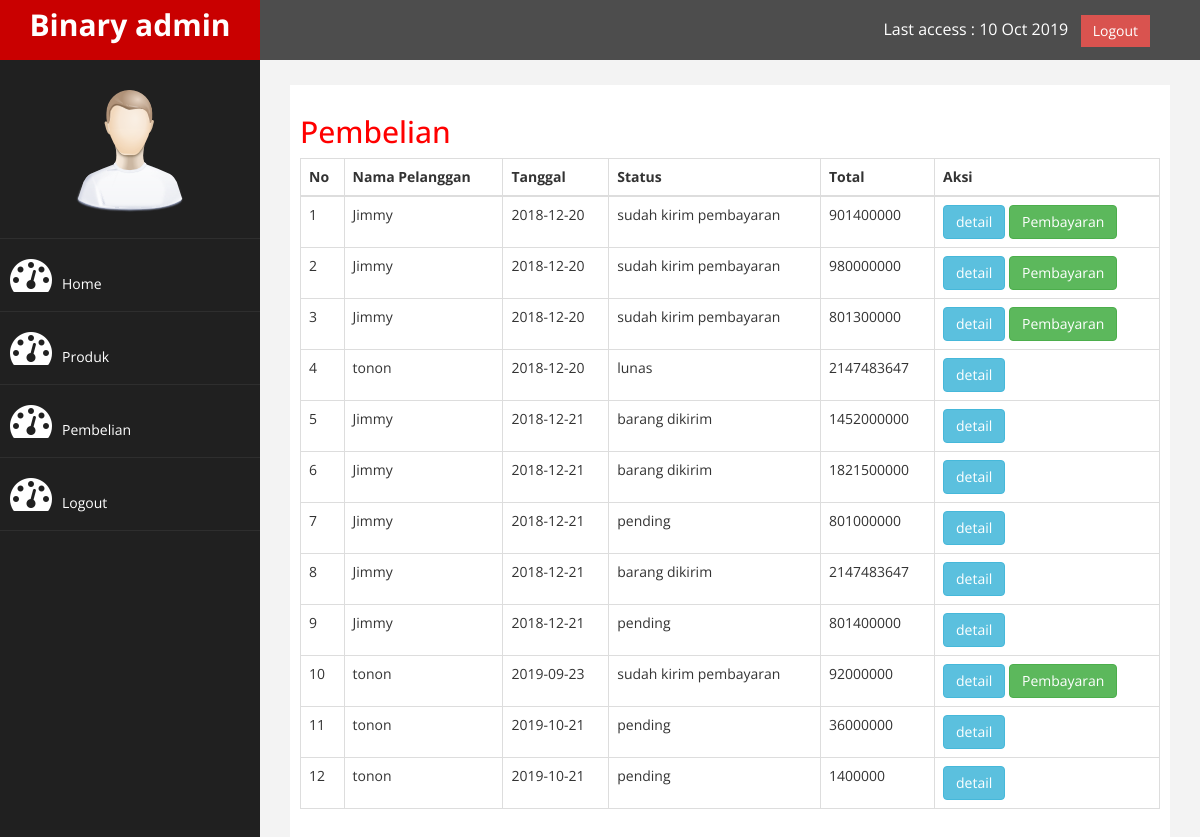
Screenshot of /admin/index.php?halaman=pembelian with the database file from the repository.
### tables this page shows
CREATE TABLE `pembelian` (
  `id_pembelian` int(11) NOT NULL,
  `id_pelanggan` varchar(11) NOT NULL,
  `id_ongkir` int(11) NOT NULL,
  `tanggal_pembelian` date NOT NULL,
  `total_pembelian` int(11) NOT NULL,
  `nama_kota` varchar(100) NOT NULL,
  `tarif` int(11) NOT NULL,
  `alamat_pengiriman` text NOT NULL,
  `status_pembelian` varchar(100) NOT NULL DEFAULT 'pending',
  `resi_pengiriman` varchar(50) NOT NULL
);

CREATE TABLE `pelanggan` (
  `id_pelanggan` int(11) NOT NULL,
  `email_pelanggan` varchar(100) NOT NULL,
  `password_pelanggan` varchar(50) NOT NULL,
  `nama_pelanggan` varchar(100) NOT NULL,
  `telepon_pelanggan` varchar(25) NOT NULL,
  `alamat_pelanggan` text NOT NULL
);

### admin/pembelian.php (the view)
<h2>Pembelian</h2>
<table class="table table-bordered">
    <thead>
        <tr>
            <th>No</th>
            <th>Nama Pelanggan</th>
            <th>Tanggal</th>
            <th>Status</th>
            <th>Total</th>
            <th>Aksi</th>
        </tr>
    </thead>
    <tbody>
        <?php $nomor=1; ?>
        <?php $ambil=$koneksi->query("SELECT * FROM pembelian JOIN pelanggan ON pembelian.
            id_pelanggan=pelanggan.id_pelanggan"); ?>
        <?php while($pecah = $ambil->fetch_assoc()){ ?>
        <tr>
            <td><?php echo $nomor; ?></td>
            <td><?php echo $pecah['nama_pelanggan']; ?></td>
            <td><?php echo $pecah['tanggal_pembelian']; ?></td>
            <td><?php echo $pecah['status_pembelian']; ?></td>
            <td><?php echo $pecah['total_pembelian']; ?></td>
            <td>
                <a href="index.php?halaman=detail&id=<?php echo $pecah['id_pembelian'];?>"
                 class="btn btn-info">detail</a>
                <?php if ($pecah['status_pembelian']=="sudah kirim pembayaran"): ?>
                <a href="index.php?halaman=pembayaran&id=<?php echo $pecah['id_pembelian'] ?>" class="btn btn-success">Pembayaran</a>
                <?php endif ?>
            </td>
        </tr>
        <?php  $nomor++; ?>
        <?php } ?>
    </tbody>
</table>

### admin/assets/css/custom.css (style rules this page uses)
body { font-family: 'Open Sans', sans-serif; }
h2 { color: #f00; }

### rows the page displays
pembelian: id_pelanggan.nama_pelanggan "Jimmy", tanggal_pembelian "2018-12-20", status_pembelian "sudah kirim pembayaran", total_pembelian "901400000"
pembelian: id_pelanggan.nama_pelanggan "Jimmy", tanggal_pembelian "2018-12-20", status_pembelian "sudah kirim pembayaran", total_pembelian "980000000"
pembelian: id_pelanggan.nama_pelanggan "Jimmy", tanggal_pembelian "2018-12-20", status_pembelian "sudah kirim pembayaran", total_pembelian "801300000"
pembelian: id_pelanggan.nama_pelanggan "tonon", tanggal_pembelian "2018-12-20", status_pembelian "lunas", total_pembelian "2147483647"
pembelian: id_pelanggan.nama_pelanggan "Jimmy", tanggal_pembelian "2018-12-21", status_pembelian "barang dikirim", total_pembelian "1452000000"
pembelian: id_pelanggan.nama_pelanggan "Jimmy", tanggal_pembelian "2018-12-21", status_pembelian "barang dikirim", total_pembelian "1821500000"
pembelian: id_pelanggan.nama_pelanggan "Jimmy", tanggal_pembelian "2018-12-21", status_pembelian "pending", total_pembelian "801000000"
pembelian: id_pelanggan.nama_pelanggan "Jimmy", tanggal_pembelian "2018-12-21", status_pembelian "barang dikirim", total_pembelian "2147483647"
pembelian: id_pelanggan.nama_pelanggan "Jimmy", tanggal_pembelian "2018-12-21", status_pembelian "pending", total_pembelian "801400000"
pembelian: id_pelanggan.nama_pelanggan "tonon", tanggal_pembelian "2019-09-23", status_pembelian "sudah kirim pembayaran", total_pembelian "92000000"
pembelian: id_pelanggan.nama_pelanggan "tonon", tanggal_pembelian "2019-10-21", status_pembelian "pending", total_pembelian "36000000"
pembelian: id_pelanggan.nama_pelanggan "tonon", tanggal_pembelian "2019-10-21", status_pembelian "pending", total_pembelian "1400000"
